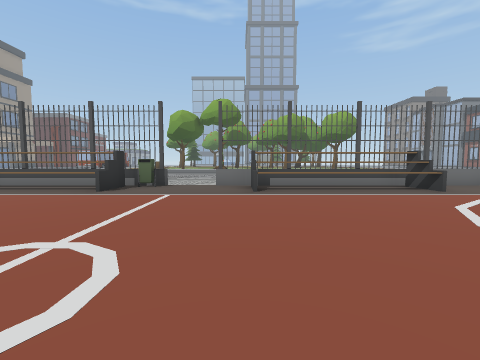
View 1 (above)

14 first-person views from a walk through a scene from a Unity 3-D project. The camera is 0.64 m above the floor, tilts 4° down and sees 90° across. Doors are open. The floor is counted in squares, 1 m on a side. Each view is taken from the middle of a square. On the plan, view 1 faces up. The plan holds only what a view shows up to about 9 squares ahead; the rest is blank. The place goes on beyond the plan. Some surface patterns are stand-ins.

View 2
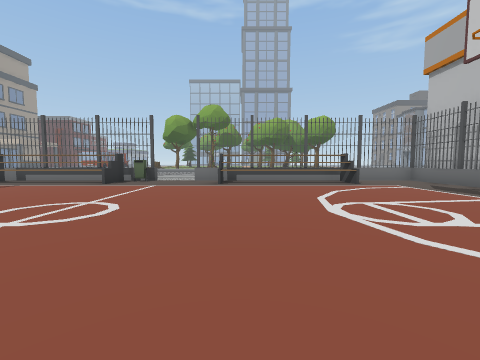

View 3
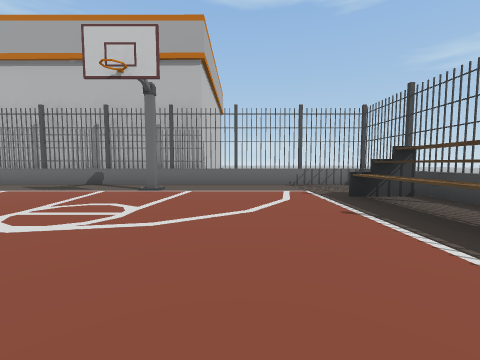

View 4
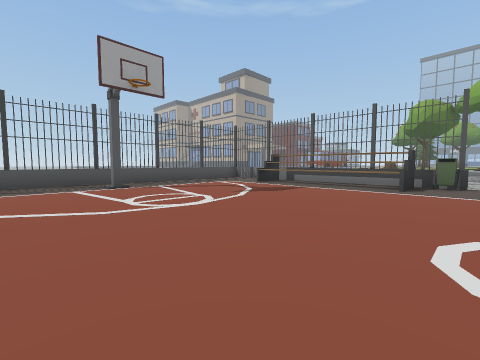

View 5
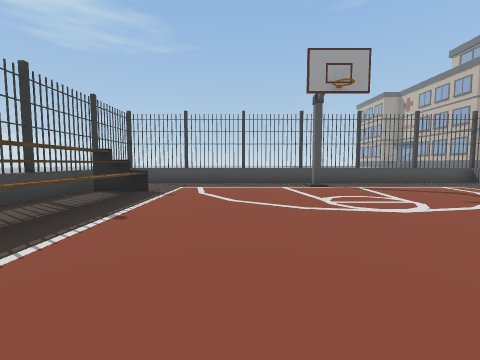

View 6
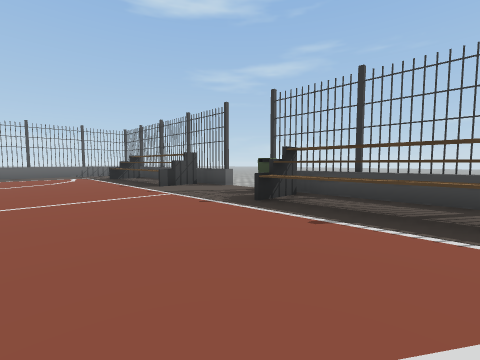

View 7
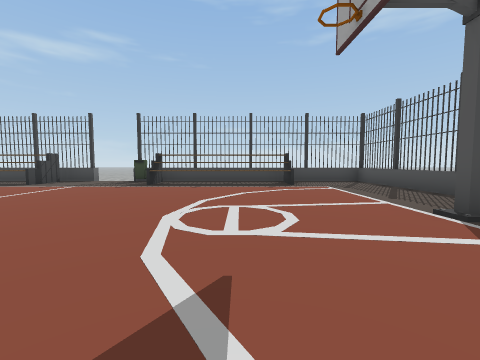

View 8
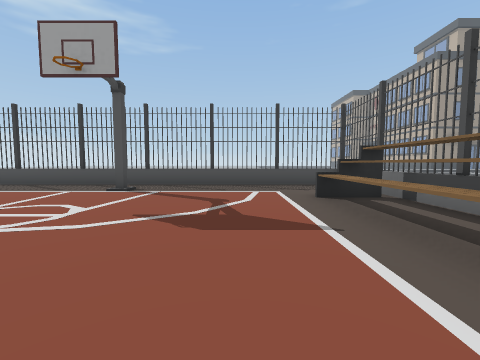

View 9
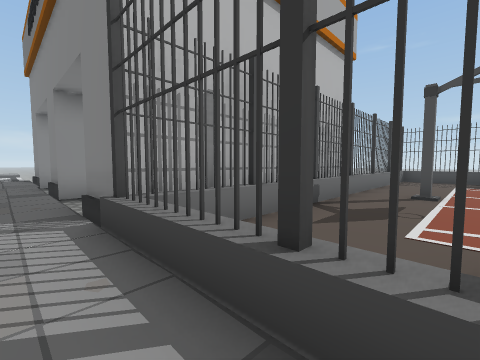

View 10
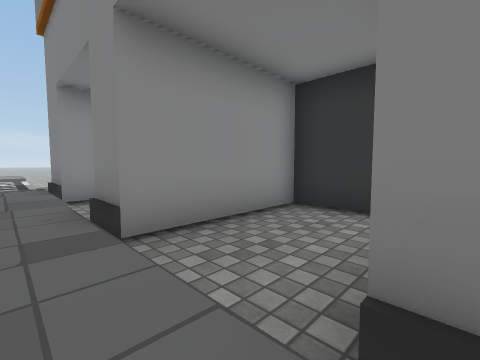

View 11
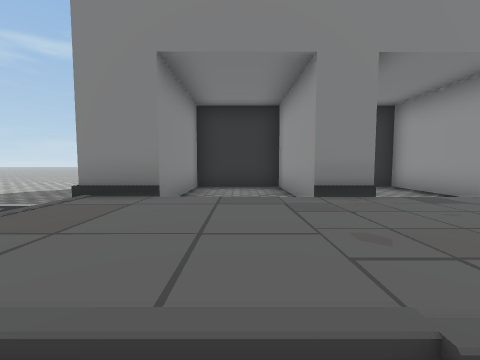

View 12
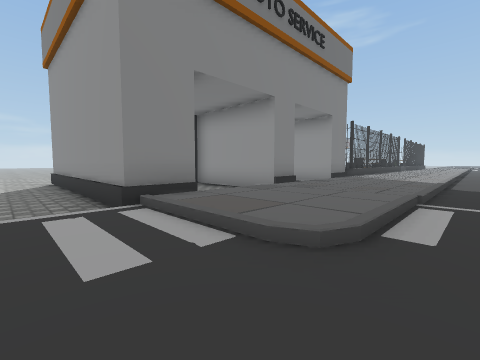

View 13
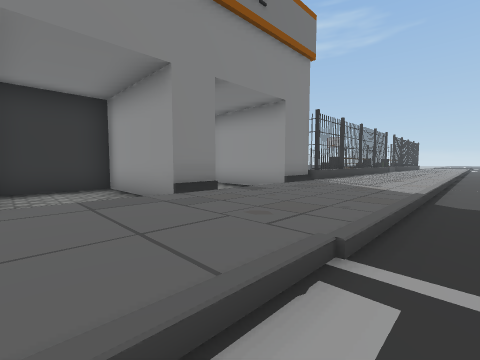

View 14
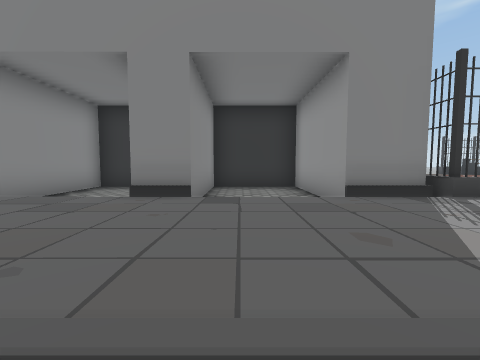

### Floor plan
Key: @ floor where view 1 was taken; # wall or solid block; . main floor; : floor 0.05 m higher than the main floor; - floor 0.1 m lower than the main floor; + floor 0.15 m higher than the main floor; / step, stairs or slope; D open door; = window, fence, low wall or low ledge; ^ raised ledge; v drop or lower ground.
Columns run from 11 left of view 1 to 18 right of it. Each row starts with its distance up from view 1.
 11                :::::::::::::::
 10                ++++++++++++/::
  9          ++    +++++++++++++::
  8          ++     ++++++++++++::
  7 == =====#//========##DD#DDD#//
  6 =...^^^^^..#^^^^...##vv## v#--
  5 =..................##vv##vv#--
  4 =..................##vv##v##--
  3 =..................#########--
  2 =..................#       #--
  1 =.#..............#.#       #--
  0 =..........@......=##      #--
 -1 =.................=         --
 -2 =.................=
 -3 =...^^^^....^^^^..=
 -4 =...#####...####..=
 -5 #========--========
 -6           --

Positions as (right, up) in squares from view 1, and headings:
1: (0, 0), facing up
2: (1, -2), facing up
3: (0, -1), facing right
4: (-2, -1), facing up-left
5: (-2, -1), facing left
6: (-6, 0), facing down-right
7: (-6, 4), facing down
8: (-3, 4), facing left
9: (5, 8), facing down-right
10: (9, 8), facing down-right
11: (14, 11), facing down
12: (18, 11), facing down-left
13: (15, 11), facing down-left
14: (11, 11), facing down
